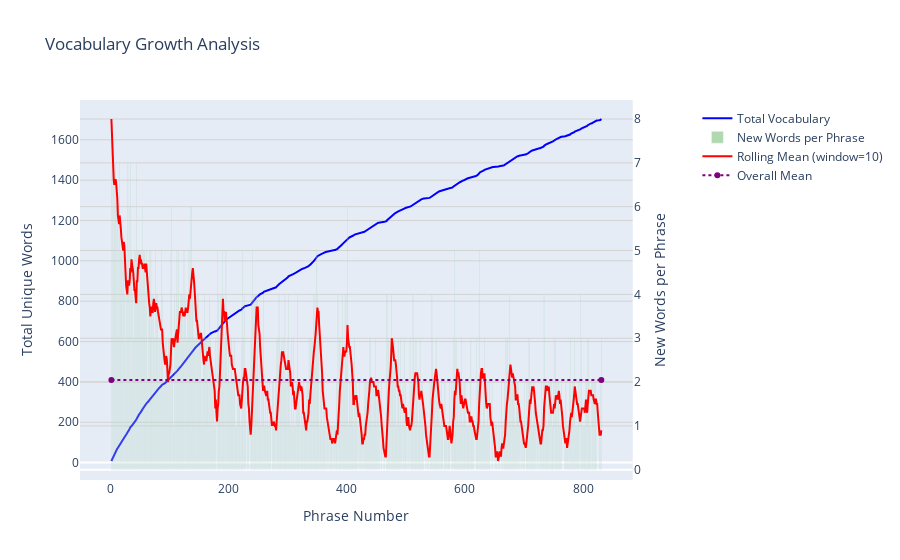

Notebook code cell kept with this figure:
### Code cell
plot_vocabulary_growth(df_opt2['EnglishText'])

### Figure 1 — Plotly figure (JSON) as saved in the notebook; plotly's stock layout.template omitted (floating-point values rounded to 4 significant figures; data arrays with more than 128 entries replaced by an {"elided": "..."} marker saying what was removed)
{"data": [{"line": {"color": "blue"}, "name": "Total Vocabulary", "type": "scatter", "x": {"elided": "831 int values"}, "xaxis": "x", "y": {"elided": "831 int values"}, "yaxis": "y"}, {"marker": {"color": "green"}, "name": "New Words per Phrase", "opacity": 0.3, "type": "bar", "x": {"elided": "831 int values"}, "xaxis": "x", "y": {"elided": "831 int values"}, "yaxis": "y2"}, {"line": {"color": "red"}, "name": "Rolling Mean (window=10)", "type": "scatter", "x": {"elided": "831 int values"}, "xaxis": "x", "y": {"elided": "831 float values"}, "yaxis": "y2"}, {"line": {"color": "purple", "dash": "dot"}, "name": "Overall Mean", "type": "scatter", "x": [1, 831], "xaxis": "x", "y": [2.049, 2.049], "yaxis": "y2"}], "layout": {"legend": {"x": 1.05, "xanchor": "left", "y": 0.99, "yanchor": "top"}, "margin": {"r": 150}, "showlegend": true, "title": {"text": "Vocabulary Growth Analysis"}, "xaxis": {"anchor": "y", "domain": [0, 0.94], "title": {"text": "Phrase Number"}}, "yaxis": {"anchor": "x", "domain": [0, 1], "gridcolor": "lightgrey", "title": {"text": "Total Unique Words"}}, "yaxis2": {"anchor": "x", "gridcolor": "lightgrey", "overlaying": "y", "side": "right", "title": {"text": "New Words per Phrase"}}}}
